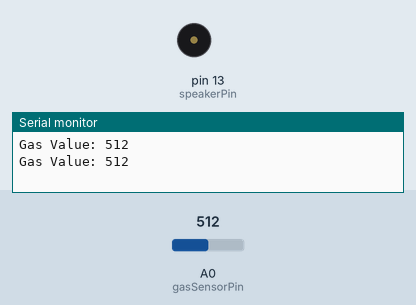
Recording of a sketch running on a simulated Arduino Uno, built with avr-gcc and run on an emulated ATmega328P. Parts: buzzer (waves = sounding, pin HIGH), the last lines printed to the serial monitor. The test bench sets the inputs (shaded band); at power-on: A0 (gasSensorPin) = 512. Pins used as bus, display or sensor lines are not drawn.

Above: at 1.8 s.
1.9 s: A0 (gasSensorPin) set to 486
At 3.3 s:
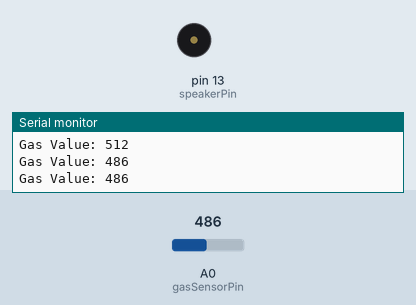
Timing chart, 0 to 4.9 s (numbered marks = the images above; inputs shaded):
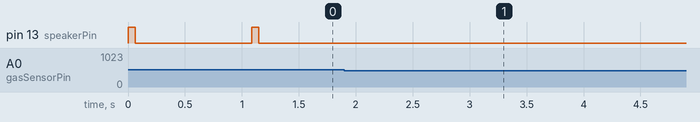

The sketch:

Cam_bien_gas.ino
```cpp
const int gasSensorPin = A0;
const int speakerPin = 13;

void setup() {
  pinMode(gasSensorPin, INPUT);
  pinMode(speakerPin, OUTPUT);
  Serial.begin(9600);
}

void loop() {
  int gasValue = analogRead(gasSensorPin);
  Serial.print("Gas Value: ");
  Serial.println(gasValue);

  if (gasValue > 500) {
    for (int i = 0; i < 127; i++) {
      int value = 128 + 127 * sin(i * 2 * PI / 180);
      analogWrite(speakerPin, value);
      delayMicroseconds(500);
    }
  } else {
    noTone(speakerPin);
  }

  delay(1000);
}
```

Measured:
- the behaviour switches between 501 and 500 on A0 (gasSensorPin) (found by bisection; images 0 and 1)
- after the input at 1.9 s, pin 13 (speakerPin): stops changing and stays LOW
- by itself, pin 13 (speakerPin): alternates HIGH for 0.06 s and LOW for 1.0 s
